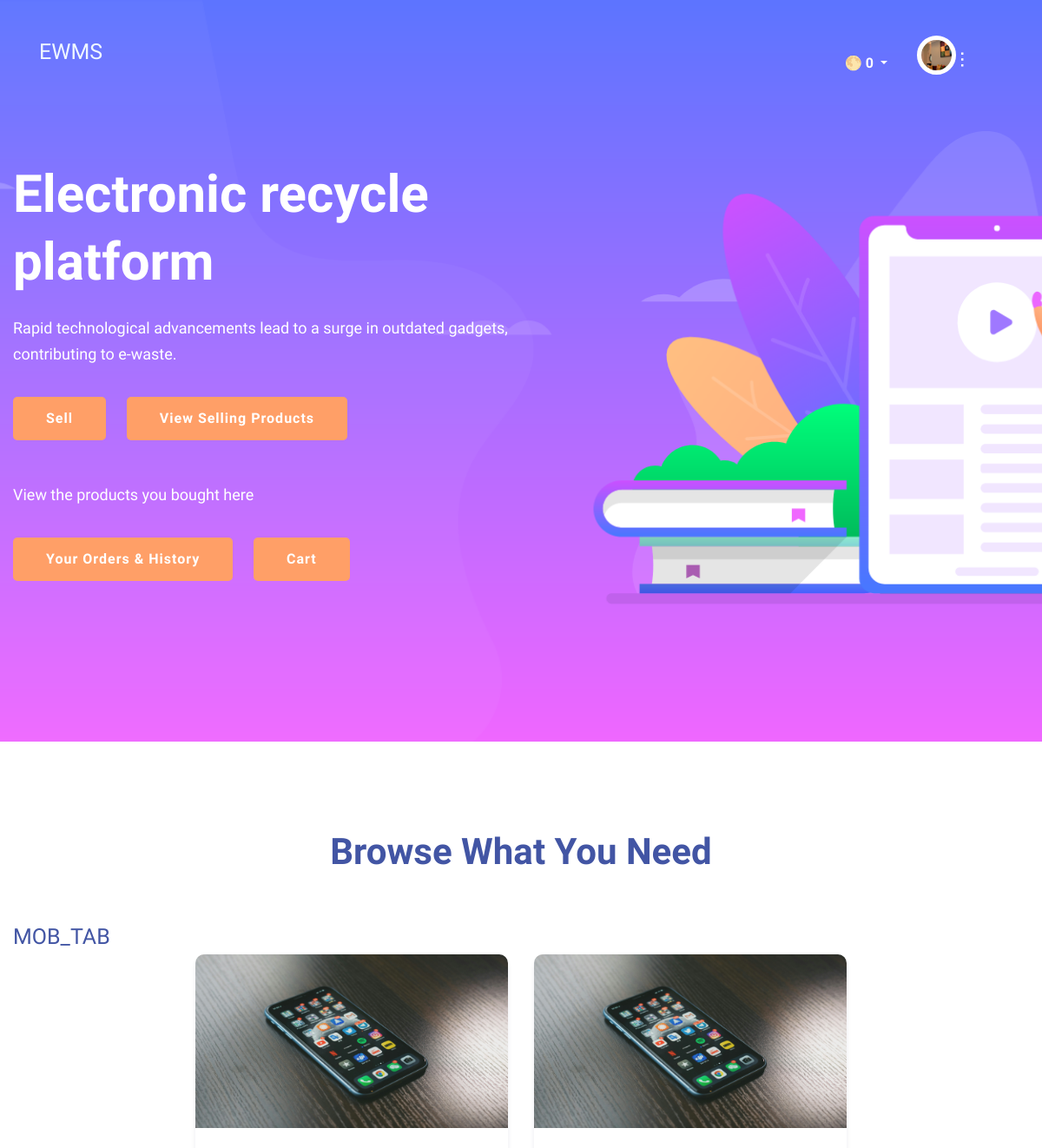
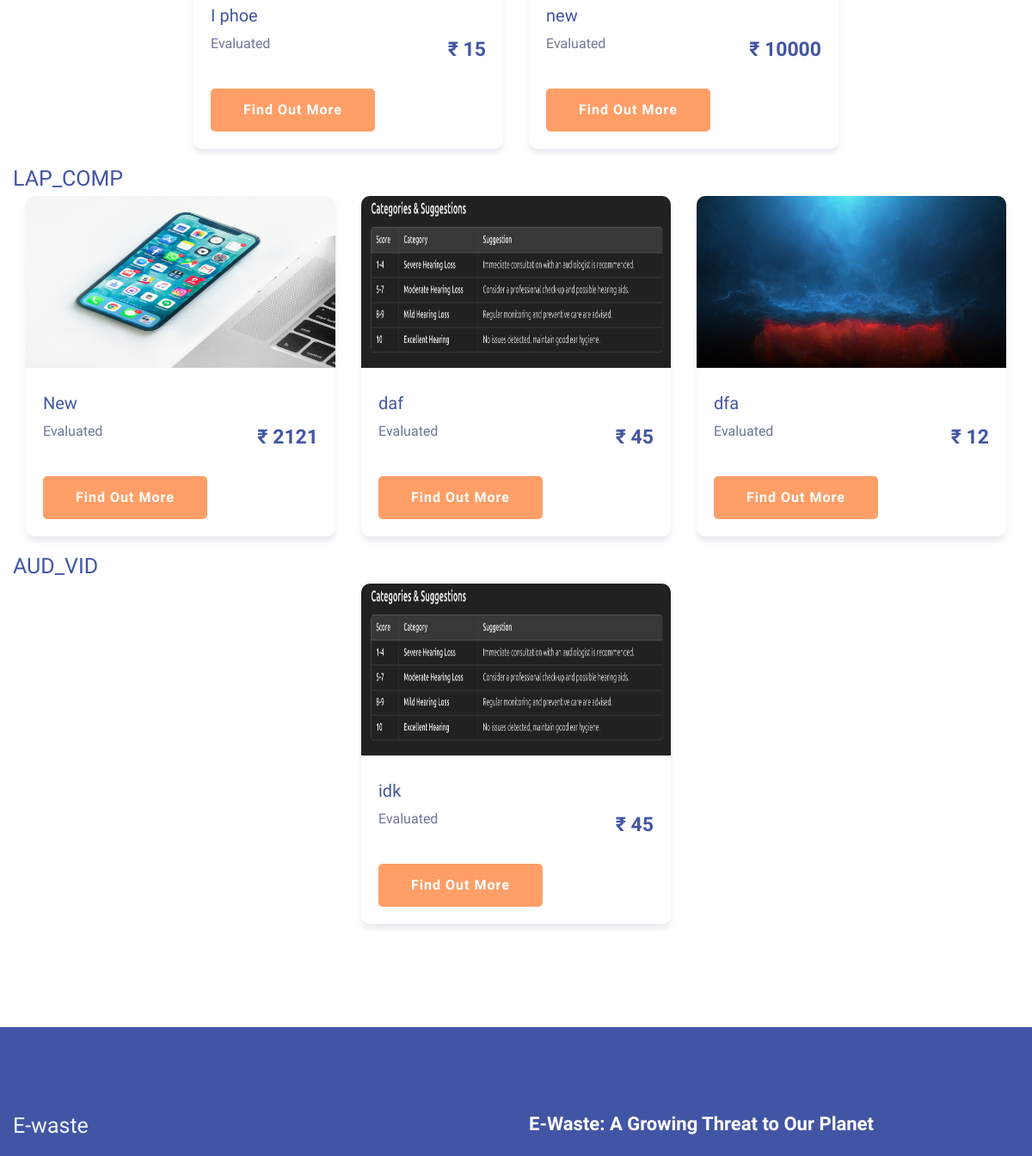
Before: /base/home/11 (upper part) with the older database file (2 pictures, top to bottom).
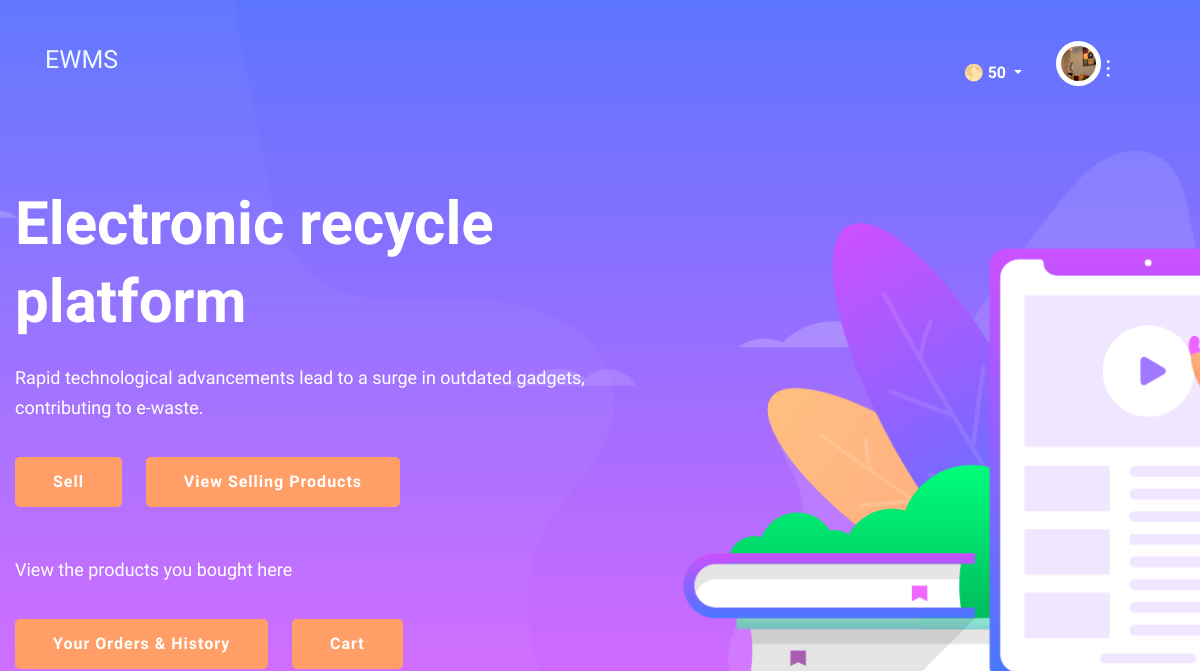
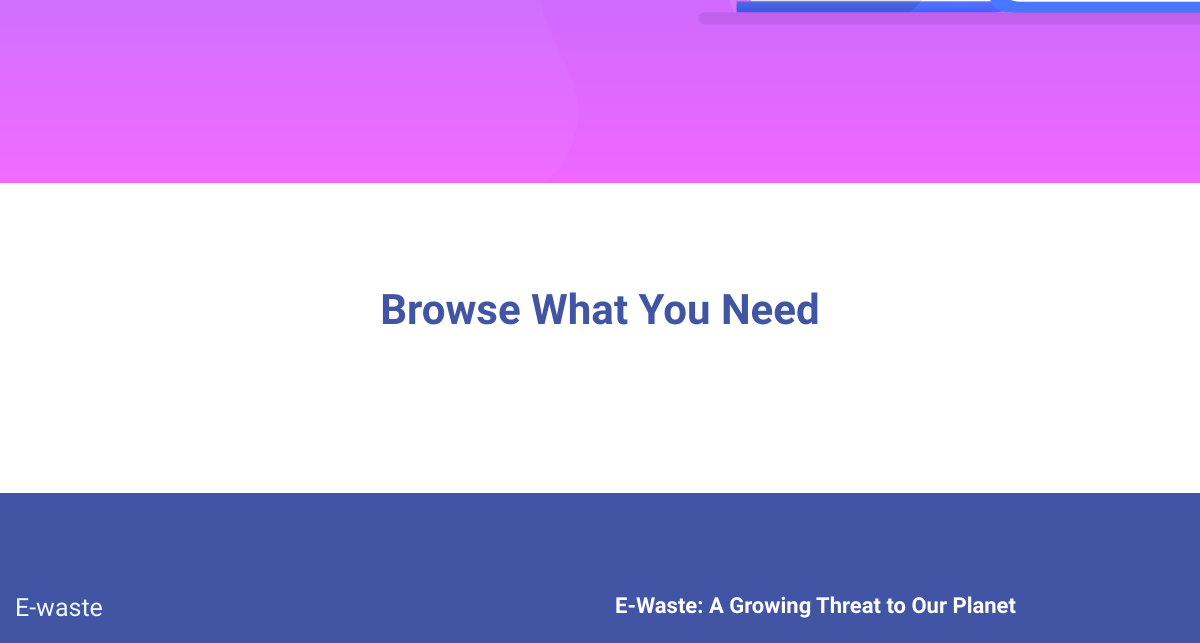
After: the same page with the newer database file (2 pictures, top to bottom).
### events/models.py (models this page shows, shortened)
class userCredits(models.Model):
    userCredits_id = models.BigAutoField(primary_key=True, auto_created=True)
    user = models.OneToOneField(User, on_delete=models.CASCADE)
    Credits = models.IntegerField(default=0)
    class Meta:
        db_table = 'User Credits'

class product(models.Model):
    product_id = models.BigAutoField(primary_key=True, auto_created=True)
    product_seller = models.ForeignKey(userFull, on_delete=models.CASCADE)
    product_name = models.CharField(max_length=100, null=True)
    product_category = models.CharField(max_length=10, choices=PRODUCT_CATEGORIES, default='OTH')
    product_description = models.CharField(max_length=5000)
    product_image_1 = models.ImageField(upload_to='product_photos/', null=True, blank=True)
    product_image_2 = models.ImageField(upload_to='product_photos/', null=True, blank=True)
    product_image_3 = models.ImageField(upload_to='product_photos/', null=True, blank=True)
    product_image_4 = models.ImageField(upload_to='product_photos/', null=True, blank=True)
    product_bought_price = models.IntegerField(null=True, default=0)
    product_bought_date = models.DateTimeField(null=True, blank=True)
    product_evaluation_status = models.IntegerField(null=True, default=0)
    product_evaluation_score = models.IntegerField(null=True, default=0)
    product_discount = models.IntegerField(default=0)
    product_sell_price = models.IntegerField(default=0)
    product_sold = models.IntegerField(default=0)
    product_onDelivery = models.IntegerField(default=0)
    class Meta:
        db_table = 'Product'

### base/views.py (the view)
# urls.py: path('', views.home, name='home'),
def home(request, pk):
    try:
        current_userFull = userFull.objects.get(user=pk)
    except userFull.DoesNotExist:
        current_userFull = None  # Set to None if the userFull entry is missing
    user_cart = cart.objects.filter(user=pk)
    total_price = sum(item.product.product_sell_price * item.quantity for item in user_cart)
    categories = product.objects.values_list('product_category', flat=True).distinct()
    categorized_products = {
        category: product.objects.filter(product_category=category)
        .exclude(product_seller=current_userFull)
        .exclude(product_onDelivery=1)
        for category in categories
    } if current_userFull else {}  # Avoid filtering if userFull is missing
    user_products = product.objects.filter(product_seller=current_userFull) if current_userFull else []
    user_credits, created = userCredits.objects.get_or_create(user_id=pk, defaults={"Credits": 0})
    return render(request, 'base/home.html', {
        'categorized_products': categorized_products,
        'user_products': user_products,
        'current_userFull': current_userFull,
        'user_credits': user_credits,
        'cart_items': user_cart,
        'total_price': total_price
    })

### templates/base/home.html (shortened to what the changed rows need)
{% load static %}
<!DOCTYPE html>
<html lang="en">
<head>
    <link rel="stylesheet" href="{% static 'assets/css/bootstrap.min.css' %}">
    <link rel="stylesheet" href="{% static 'assets/css/owl.carousel.min.css' %}">
    <link rel="stylesheet" href="{% static 'assets/css/slicknav.css' %}">
    <link rel="stylesheet" href="{% static 'assets/css/flaticon.css' %}">
    <link rel="stylesheet" href="{% static 'assets/css/progressbar_barfiller.css' %}">
    <link rel="stylesheet" href="{% static 'assets/css/gijgo.css' %}">
    <link rel="stylesheet" href="{% static 'assets/css/animate.min.css' %}">
    <link rel="stylesheet" href="{% static 'assets/css/animated-headline.css' %}">
    <link rel="stylesheet" href="{% static 'assets/css/magnific-popup.css' %}">
    <link rel="stylesheet" href="{% static 'assets/css/fontawesome-all.min.css' %}">
    <link rel="stylesheet" href="{% static 'assets/css/themify-icons.css' %}">
    <link rel="stylesheet" href="{% static 'assets/css/slick.css' %}">
    <link rel="stylesheet" href="{% static 'assets/css/nice-select.css' %}">
    <link rel="stylesheet" href="{% static 'assets/css/style.css' %}">
</head>
<body>
    <header>
        <div class="header-area header-transparent">
            <div class="main-header ">
                <div class="header-bottom  header-sticky">
                    <div class="container-fluid">
                        <div class="row align-items-center">
                            <div class="col-xl-2 col-lg-2">
                                <div class="logo">
                                    <h1 style="color: aliceblue;">EWMS</h1>
                                </div>
                            </div>
                            <div class="col-xl-10 col-lg-10">
                                <div class="menu-wrapper d-flex align-items-center justify-content-end">
                                    <div class="main-menu d-none d-lg-block">
                                        <nav>
                                            <ul id="navigation">
                                                <li class="nav-item dropdown">
                                                    <a class="nav-link dropdown-toggle" href="#" id="creditsDropdown"
                                                        role="button" data-toggle="dropdown" aria-haspopup="true"
                                                        aria-expanded="false">
                                                        🌕 <span id="creditBalance">{{ user_credits.Credits }}</span>
                                                    </a>
                                                </li>
                                            </ul>
                                        </nav>
                                    </div>
                                </div>
                            </div>
                        </div>
                    </div>
                </div>
            </div>
        </div>
    </header>
    <main>
        <section class="slider-area ">
            <div class="slider-active">
                <div class="single-slider slider-height d-flex align-items-center">
                    <div class="container">
                        <div class="row">
                            <div class="col-xl-6 col-lg-7 col-md-12">
                                <div class="hero__caption">
                                    <h1 data-animation="fadeInLeft" data-delay="0.2s">Electronic recycle<br> platform
                                    </h1>
                                    <br>
                                    <br>
                                    <br>
                                </div>
                            </div>
                        </div>
                    </div>
                </div>
            </div>
        </section>
        <div class="courses-area section-padding40 fix">
            <div class="container">
                <div class="row justify-content-center">
                    <div class="col-xl-7 col-lg-8">
                        <div class="section-tittle text-center mb-55">
                            <h2>Browse What You Need</h2>
                        </div>
                    </div>
                </div>
                {% for category, products in categorized_products.items %}
                {% if products %}
                <h1>{{ category }}</h1>
                <div class="courses-actives">
                    {% for product in products %}
                    <div class="properties pb-20">
                        <div class="properties__card">
                            <img style="width:100%; height: 200px; border-radius: 10px 10px 0px 0px;"
                                src="{{ product.product_image_1.url }}" alt="{{ product.product_description }}">
                            <div class="properties__caption">
                                <h3>{{ product.product_name }}</h3>
                                <div class="properties__footer d-flex justify-content-between align-items-center">
                                    <div class="restaurant-name">
                                        <p>Evaluated</p>
                                    </div>
                                    <div class="price">
                                        <span>₹ {{ product.product_sell_price }}</span>
                                    </div>
                                </div>
                                <a href="{% url 'product_detail' user.id product.product_id %}" class="btn hero-btn"
                                    data-animation="fadeInLeft" data-delay="0.7s">Find out more</a>
                            </div>
                        </div>
                    </div>
                    {% endfor %}
                </div>
                {% endif %}
                {% endfor %}
            </div>
        </div>
    </main>
    <footer>
        <div class="footer-wrappper footer-bg">
            <div class="footer-area footer-padding">
                <div class="container">
                    <div class="row justify-content-between">
                        <div class="col-xl-4 col-lg-5 col-md-4 col-sm-6">
                            <div class="single-footer-caption mb-50">
                                <div class="single-footer-caption mb-30">
                                    <div class="footer-logo mb-25">
                                        <a href="{% url 'Index' %}">
                                            <h1 style="color: aliceblue;">E-waste</h1>
                                        </a>
                                    </div>
                                </div>
                            </div>
                        </div>
                    </div>
                </div>
            </div>
        </div>
    </footer>
</body>
</html>

Changed rows visible on the page:
no longer on this page (row edited): product: product_image_1 (picture), product_name "I phoe", product_sell_price "15", shown under "MOB_TAB"
no longer on this page (row edited): product: product_image_1 (picture), product_name "new", product_sell_price "10000", shown under "MOB_TAB"
no longer on this page (row edited): product: product_image_1 (picture), product_name "New", product_sell_price "2121", shown under "LAP_COMP"
no longer on this page (row edited): product: product_image_1 (picture), product_name "daf", product_sell_price "45", shown under "LAP_COMP"
no longer on this page (row edited): product: product_image_1 (picture), product_name "dfa", product_sell_price "12", shown under "LAP_COMP"
no longer on this page (row edited): product: product_image_1 (picture), product_name "idk", product_sell_price "45", shown under "AUD_VID"
changed userCredits: Credits "0" → "50"
Other visible differences:
list line gone: "MOB_TAB"
list line gone: "LAP_COMP"
list line gone: "AUD_VID"
